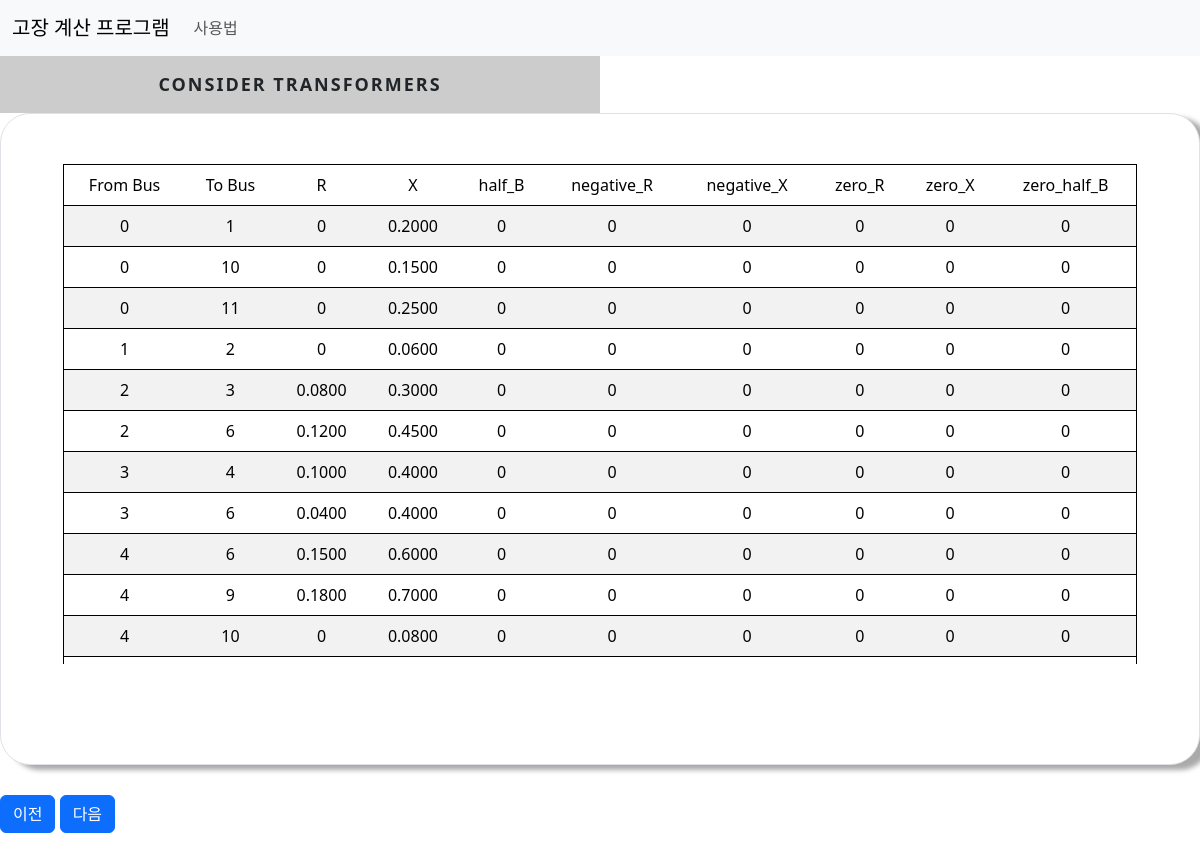
The app's page /transformer/, older data.
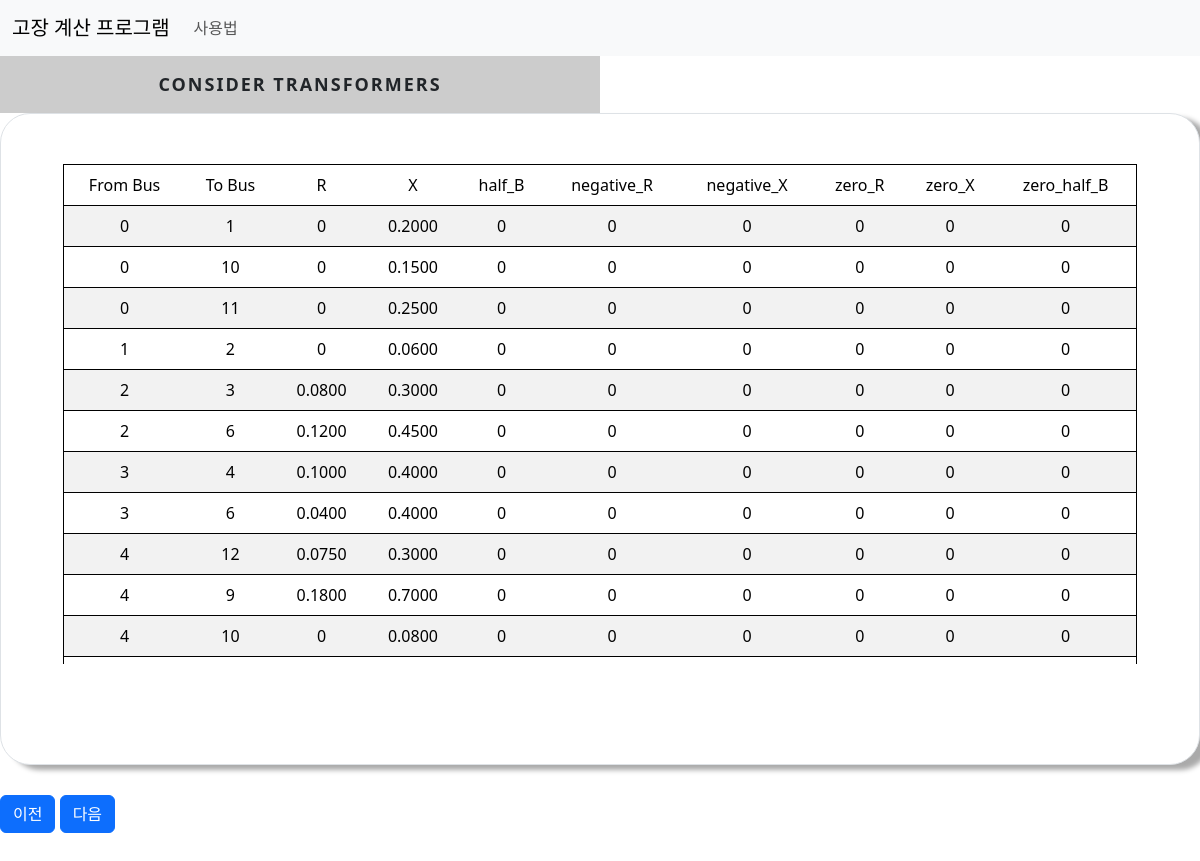
The same page, newer data.
### cal/models.py (models this page shows)
class FaultLineData(models.Model):
    From_Bus = models.SmallIntegerField()
    To_Bus = models.SmallIntegerField()
    R = models.FloatField()
    X = models.FloatField()
    half_B = models.FloatField()
    negative_R = models.FloatField(default=0,null=True,blank=True)
    negative_X = models.FloatField(default=0,null=True,blank=True)
    zero_R = models.FloatField(default=0,null=True,blank=True)
    zero_X = models.FloatField(default=0,null=True,blank=True)
    zero_half_B = models.FloatField(default=0,null=True,blank=True)

### cal/views.py (the view)
# urls.py: path('transformer/',views.transformer, name='transformer'),
def transformer(request):
    faultlinedata=FaultLineData.objects.all()
    faultcon = FaultCondition.objects.get(to_find=True)
    return render(request,'cal/transformer.html',context={'faultlinedata':faultlinedata,'faultcon':faultcon})

### cal/templates/cal/transformer.html (shortened to what this page needs)
{% extends './base.html'%}
{% load static %}
{% block content %}
<div class="main">
    <div class="tab other">
      <label for="tab-1">Consider Transformers</label>
    </div>
    <div class="content">
      <div class="content-dis">
        <div class="border">
          <div class="container fault">
            <table class="table table-striped">
              <thead>
                <tr>
                  <td>From Bus</td>
                  <td>To Bus</td>
                  <td>R</td>
                  <td>X</td>
                  <td>half_B</td>
                  <td>negative_R</td>
                  <td>negative_X</td>
                  <td>zero_R</td>
                  <td>zero_X</td>
                  <td>zero_half_B</td>
                </tr>
              </thead>
              <tbody>
                {% for i in faultlinedata %}
                <tr>
                  <td>{{i.From_Bus}}</td>
                  <td>{{i.To_Bus}}</td>
                  <td>{{i.R|floatformat:-4}}</td>
                  <td>{{i.X|floatformat:-4}}</td>
                  <td>{{i.half_B|floatformat:-4}}</td>
                  <td>{{i.negative_R|floatformat:-4}}</td>
                  <td>{{i.negative_X|floatformat:-4}}</td>
                  <td>{{i.zero_R|floatformat:-4}}</td>
                  <td>{{i.zero_X|floatformat:-4}}</td>
                  <td>{{i.zero_half_B|floatformat:-4}}</td>
                </tr>
                {% endfor %}
              </tbody>
            </table>
          </div>
        </div>
      </div>
    </div>
  </div>
  {% if faultcon.is_bus_fault %}
    {% if faultcon.is_flow %}
      <a class="btn btn-primary" href="{% url 'flow' %}">이전</a>
    {% else %}
      <a class="btn btn-primary" href="{% url 'initial' %}">이전</a>
    {% endif %}
  {% else %}
    <a class="btn btn-primary" href="{% url 'slider' %}">이전</a>
  {% endif %}
  <a class="btn btn-primary" href="{% url 'ybus' %}">다음</a>
{% endblock content%}

Row changes from the older to the newer data that the page shows:
removed FaultLineData: From_Bus "4", To_Bus "6", R "0.1500", X "0.6000", half_B "0", negative_R "0", negative_X "0", zero_R "0", zero_X "0", zero_half_B "0"
added FaultLineData: From_Bus "4", To_Bus "12", R "0.0750", X "0.3000", half_B "0", negative_R "0", negative_X "0", zero_R "0", zero_X "0", zero_half_B "0"
